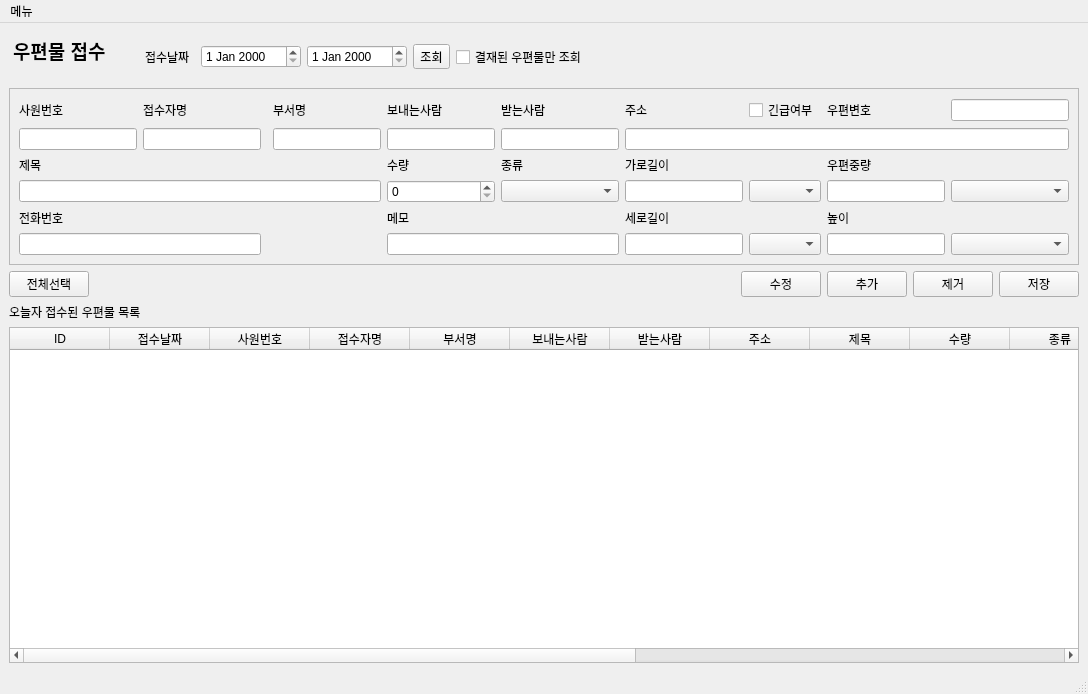
<?xml version="1.0" encoding="UTF-8"?>
<ui version="4.0">
 <class>MainWindow</class>
 <widget class="QMainWindow" name="MainWindow">
  <property name="geometry">
   <rect>
    <x>0</x>
    <y>0</y>
    <width>1088</width>
    <height>694</height>
   </rect>
  </property>
  <property name="windowTitle">
   <string>우편물 접수</string>
  </property>
  <property name="windowIcon">
   <iconset>
    <normaloff>title_big.png</normaloff>title_big.png</iconset>
  </property>
  <widget class="QWidget" name="centralwidget">
   <layout class="QHBoxLayout" name="horizontalLayout_2">
    <item>
     <layout class="QVBoxLayout" name="verticalLayout_2" stretch="0,0,0,0,1">
      <item>
       <layout class="QHBoxLayout" name="horizontalLayout">
        <item>
         <widget class="QTextEdit" name="textEdit">
          <property name="minimumSize">
           <size>
            <width>130</width>
            <height>50</height>
           </size>
          </property>
          <property name="maximumSize">
           <size>
            <width>130</width>
            <height>50</height>
           </size>
          </property>
          <property name="styleSheet">
           <string notr="true">background-color : rgba(0,0,0,0%)</string>
          </property>
          <property name="frameShape">
           <enum>QFrame::NoFrame</enum>
          </property>
          <property name="html">
           <string>&lt;!DOCTYPE HTML PUBLIC &quot;-//W3C//DTD HTML 4.0//EN&quot; &quot;http://www.w3.org/TR/REC-html40/strict.dtd&quot;&gt;
&lt;html&gt;&lt;head&gt;&lt;meta name=&quot;qrichtext&quot; content=&quot;1&quot; /&gt;&lt;style type=&quot;text/css&quot;&gt;
p, li { white-space: pre-wrap; }
&lt;/style&gt;&lt;/head&gt;&lt;body style=&quot; font-family:'Gulim'; font-size:9pt; font-weight:400; font-style:normal;&quot;&gt;
&lt;p style=&quot; margin-top:0px; margin-bottom:0px; margin-left:0px; margin-right:0px; -qt-block-indent:0; text-indent:0px;&quot;&gt;&lt;span style=&quot; font-family:'맑은 고딕'; font-size:14pt; font-weight:696;&quot;&gt;우편물 접수&lt;/span&gt;&lt;/p&gt;&lt;/body&gt;&lt;/html&gt;</string>
          </property>
          <property name="textInteractionFlags">
           <set>Qt::NoTextInteraction</set>
          </property>
         </widget>
        </item>
        <item>
         <widget class="QLabel" name="label">
          <property name="maximumSize">
           <size>
            <width>50</width>
            <height>50</height>
           </size>
          </property>
          <property name="text">
           <string>접수날짜</string>
          </property>
         </widget>
        </item>
        <item>
         <widget class="QDateEdit" name="datesel_start">
          <property name="maximumSize">
           <size>
            <width>100</width>
            <height>16777215</height>
           </size>
          </property>
         </widget>
        </item>
        <item>
         <widget class="QDateEdit" name="datesel_end">
          <property name="maximumSize">
           <size>
            <width>100</width>
            <height>16777215</height>
           </size>
          </property>
         </widget>
        </item>
        <item>
         <widget class="QToolButton" name="btn_loadpostlist">
          <property name="text">
           <string>조회</string>
          </property>
         </widget>
        </item>
        <item>
         <widget class="QCheckBox" name="info_14_isprocessed">
          <property name="text">
           <string>결재된 우편물만 조회 </string>
          </property>
         </widget>
        </item>
       </layout>
      </item>
      <item>
       <widget class="QScrollArea" name="scrollArea">
        <property name="widgetResizable">
         <bool>true</bool>
        </property>
        <widget class="QWidget" name="scrollAreaWidgetContents">
         <property name="geometry">
          <rect>
           <x>0</x>
           <y>0</y>
           <width>1066</width>
           <height>150</height>
          </rect>
         </property>
         <layout class="QVBoxLayout" name="verticalLayout">
          <item>
           <layout class="QGridLayout" name="gridLayout">
            <item row="3" column="7">
             <widget class="QLineEdit" name="info_9_horizontal">
              <property name="text">
               <string/>
              </property>
             </widget>
            </item>
            <item row="1" column="5">
             <widget class="QLineEdit" name="info_4_receiver"/>
            </item>
            <item row="1" column="1">
             <widget class="QLineEdit" name="info_1_importer"/>
            </item>
            <item row="4" column="4">
             <widget class="QLabel" name="label_4">
              <property name="text">
               <string>메모</string>
              </property>
             </widget>
            </item>
            <item row="2" column="9">
             <widget class="QLabel" name="label_9">
              <property name="text">
               <string>우편중량</string>
              </property>
             </widget>
            </item>
            <item row="3" column="4">
             <widget class="QSpinBox" name="info_7_spin_quantity"/>
            </item>
            <item row="0" column="7">
             <widget class="QLabel" name="label_15">
              <property name="text">
               <string>주소</string>
              </property>
             </widget>
            </item>
            <item row="4" column="7">
             <widget class="QLabel" name="label_12">
              <property name="text">
               <string>세로길이</string>
              </property>
             </widget>
            </item>
            <item row="1" column="3">
             <widget class="QLineEdit" name="info_2_depart">
              <property name="sizePolicy">
               <sizepolicy hsizetype="Minimum" vsizetype="Fixed">
                <horstretch>0</horstretch>
                <verstretch>0</verstretch>
               </sizepolicy>
              </property>
             </widget>
            </item>
            <item row="2" column="7">
             <widget class="QLabel" name="label_11">
              <property name="text">
               <string>가로길이</string>
              </property>
             </widget>
            </item>
            <item row="3" column="5">
             <widget class="QComboBox" name="info_8_combo_sort"/>
            </item>
            <item row="0" column="1">
             <widget class="QLabel" name="label_5">
              <property name="text">
               <string>접수자명</string>
              </property>
             </widget>
            </item>
            <item row="5" column="4" colspan="2">
             <widget class="QLineEdit" name="info_13_memo"/>
            </item>
            <item row="1" column="7" colspan="4">
             <widget class="QLineEdit" name="info_5_address"/>
            </item>
            <item row="3" column="9">
             <widget class="QLineEdit" name="info_11_weight"/>
            </item>
            <item row="5" column="8">
             <widget class="QComboBox" name="info_10_vertical_format"/>
            </item>
            <item row="0" column="5">
             <widget class="QLabel" name="label_7">
              <property name="text">
               <string>받는사람</string>
              </property>
             </widget>
            </item>
            <item row="5" column="7">
             <widget class="QLineEdit" name="info_10_vertical">
              <property name="text">
               <string/>
              </property>
             </widget>
            </item>
            <item row="3" column="10">
             <widget class="QComboBox" name="info_11_weight_format"/>
            </item>
            <item row="2" column="4">
             <widget class="QLabel" name="label_16">
              <property name="text">
               <string>수량</string>
              </property>
             </widget>
            </item>
            <item row="4" column="9">
             <widget class="QLabel" name="label_13">
              <property name="text">
               <string>높이</string>
              </property>
             </widget>
            </item>
            <item row="0" column="4">
             <widget class="QLabel" name="label_6">
              <property name="text">
               <string>보내는사람</string>
              </property>
             </widget>
            </item>
            <item row="5" column="10">
             <widget class="QComboBox" name="info_12_height_format"/>
            </item>
            <item row="5" column="9">
             <widget class="QLineEdit" name="info_12_height">
              <property name="text">
               <string/>
              </property>
             </widget>
            </item>
            <item row="1" column="4">
             <widget class="QLineEdit" name="info_3_sender">
              <property name="sizePolicy">
               <sizepolicy hsizetype="Minimum" vsizetype="Fixed">
                <horstretch>0</horstretch>
                <verstretch>0</verstretch>
               </sizepolicy>
              </property>
             </widget>
            </item>
            <item row="0" column="3">
             <widget class="QLabel" name="label_2">
              <property name="text">
               <string>부서명</string>
              </property>
             </widget>
            </item>
            <item row="2" column="5">
             <widget class="QLabel" name="label_10">
              <property name="text">
               <string>종류</string>
              </property>
             </widget>
            </item>
            <item row="3" column="8">
             <widget class="QComboBox" name="info_9_horizontal_format"/>
            </item>
            <item row="0" column="0">
             <widget class="QLabel" name="label_17">
              <property name="text">
               <string>사원번호</string>
              </property>
             </widget>
            </item>
            <item row="1" column="0">
             <widget class="QLineEdit" name="info_0_importerid"/>
            </item>
            <item row="2" column="0">
             <widget class="QLabel" name="label_8">
              <property name="text">
               <string>제목</string>
              </property>
             </widget>
            </item>
            <item row="3" column="0" colspan="4">
             <widget class="QLineEdit" name="info_6_title">
              <property name="minimumSize">
               <size>
                <width>300</width>
                <height>0</height>
               </size>
              </property>
             </widget>
            </item>
            <item row="4" column="0">
             <widget class="QLabel" name="label_18">
              <property name="text">
               <string>전화번호</string>
              </property>
             </widget>
            </item>
            <item row="0" column="8">
             <widget class="QCheckBox" name="info_z_isurgent">
              <property name="text">
               <string>긴급여부</string>
              </property>
             </widget>
            </item>
            <item row="0" column="9">
             <widget class="QLabel" name="label_14">
              <property name="text">
               <string>우편변호</string>
              </property>
             </widget>
            </item>
            <item row="0" column="10">
             <widget class="QLineEdit" name="info_14_postno"/>
            </item>
            <item row="5" column="0" colspan="2">
             <widget class="QLineEdit" name="info_15_phonenum"/>
            </item>
           </layout>
          </item>
         </layout>
        </widget>
       </widget>
      </item>
      <item>
       <layout class="QGridLayout" name="gridLayout_5" columnstretch="0,0,0,0,0,0">
        <item row="0" column="4">
         <widget class="QPushButton" name="btn_delpostcolumn">
          <property name="text">
           <string>제거</string>
          </property>
         </widget>
        </item>
        <item row="0" column="5">
         <widget class="QPushButton" name="btn_savepostlist">
          <property name="maximumSize">
           <size>
            <width>80</width>
            <height>16777215</height>
           </size>
          </property>
          <property name="text">
           <string>저장</string>
          </property>
         </widget>
        </item>
        <item row="0" column="1">
         <spacer name="horizontalSpacer">
          <property name="orientation">
           <enum>Qt::Horizontal</enum>
          </property>
          <property name="sizeHint" stdset="0">
           <size>
            <width>338</width>
            <height>20</height>
           </size>
          </property>
         </spacer>
        </item>
        <item row="0" column="2">
         <widget class="QPushButton" name="btn_modifypostcolumn">
          <property name="text">
           <string>수정</string>
          </property>
         </widget>
        </item>
        <item row="0" column="3">
         <widget class="QPushButton" name="btn_addpostcolumn">
          <property name="text">
           <string>추가</string>
          </property>
         </widget>
        </item>
        <item row="0" column="0">
         <widget class="QPushButton" name="btn_selectallrow">
          <property name="text">
           <string>전체선택</string>
          </property>
         </widget>
        </item>
       </layout>
      </item>
      <item>
       <widget class="QLabel" name="label_3">
        <property name="text">
         <string>오늘자 접수된 우편물 목록</string>
        </property>
       </widget>
      </item>
      <item>
       <widget class="QTableWidget" name="table_postlist">
        <property name="editTriggers">
         <set>QAbstractItemView::NoEditTriggers</set>
        </property>
        <column>
         <property name="text">
          <string>ID</string>
         </property>
        </column>
        <column>
         <property name="text">
          <string>접수날짜</string>
         </property>
        </column>
        <column>
         <property name="text">
          <string>사원번호</string>
         </property>
        </column>
        <column>
         <property name="text">
          <string>접수자명</string>
         </property>
        </column>
        <column>
         <property name="text">
          <string>부서명</string>
         </property>
        </column>
        <column>
         <property name="text">
          <string>보내는사람</string>
         </property>
        </column>
        <column>
         <property name="text">
          <string>받는사람</string>
         </property>
        </column>
        <column>
         <property name="text">
          <string>주소</string>
         </property>
        </column>
        <column>
         <property name="text">
          <string>제목</string>
         </property>
        </column>
        <column>
         <property name="text">
          <string>수량</string>
         </property>
        </column>
        <column>
         <property name="text">
          <string>종류</string>
         </property>
        </column>
        <column>
         <property name="text">
          <string>긴급여부</string>
         </property>
        </column>
        <column>
         <property name="text">
          <string>가로길이</string>
         </property>
        </column>
        <column>
         <property name="text">
          <string>세로길이</string>
         </property>
        </column>
        <column>
         <property name="text">
          <string>우편중량</string>
         </property>
        </column>
        <column>
         <property name="text">
          <string>높이</string>
         </property>
        </column>
        <column>
         <property name="text">
          <string>메모</string>
         </property>
        </column>
       </widget>
      </item>
     </layout>
    </item>
   </layout>
  </widget>
  <widget class="QMenuBar" name="menubar">
   <property name="geometry">
    <rect>
     <x>0</x>
     <y>0</y>
     <width>1088</width>
     <height>22</height>
    </rect>
   </property>
   <widget class="QMenu" name="menu">
    <property name="title">
     <string>메뉴</string>
    </property>
    <addaction name="action_closewindow"/>
   </widget>
   <addaction name="menu"/>
  </widget>
  <widget class="QStatusBar" name="statusbar"/>
  <action name="action_closewindow">
   <property name="text">
    <string>창 닫기</string>
   </property>
  </action>
 </widget>
 <tabstops>
  <tabstop>textEdit</tabstop>
  <tabstop>datesel_start</tabstop>
  <tabstop>datesel_end</tabstop>
  <tabstop>btn_loadpostlist</tabstop>
  <tabstop>info_14_isprocessed</tabstop>
  <tabstop>info_0_importerid</tabstop>
  <tabstop>info_1_importer</tabstop>
  <tabstop>info_2_depart</tabstop>
  <tabstop>info_3_sender</tabstop>
  <tabstop>info_4_receiver</tabstop>
  <tabstop>info_5_address</tabstop>
  <tabstop>info_z_isurgent</tabstop>
  <tabstop>info_14_postno</tabstop>
  <tabstop>info_6_title</tabstop>
  <tabstop>info_7_spin_quantity</tabstop>
  <tabstop>info_8_combo_sort</tabstop>
  <tabstop>info_9_horizontal</tabstop>
  <tabstop>info_9_horizontal_format</tabstop>
  <tabstop>info_10_vertical</tabstop>
  <tabstop>info_10_vertical_format</tabstop>
  <tabstop>info_11_weight</tabstop>
  <tabstop>info_11_weight_format</tabstop>
  <tabstop>info_12_height</tabstop>
  <tabstop>info_12_height_format</tabstop>
  <tabstop>info_15_phonenum</tabstop>
  <tabstop>info_13_memo</tabstop>
  <tabstop>btn_modifypostcolumn</tabstop>
  <tabstop>btn_addpostcolumn</tabstop>
  <tabstop>btn_delpostcolumn</tabstop>
  <tabstop>btn_savepostlist</tabstop>
  <tabstop>btn_selectallrow</tabstop>
  <tabstop>table_postlist</tabstop>
  <tabstop>scrollArea</tabstop>
 </tabstops>
 <resources/>
 <connections/>
</ui>
